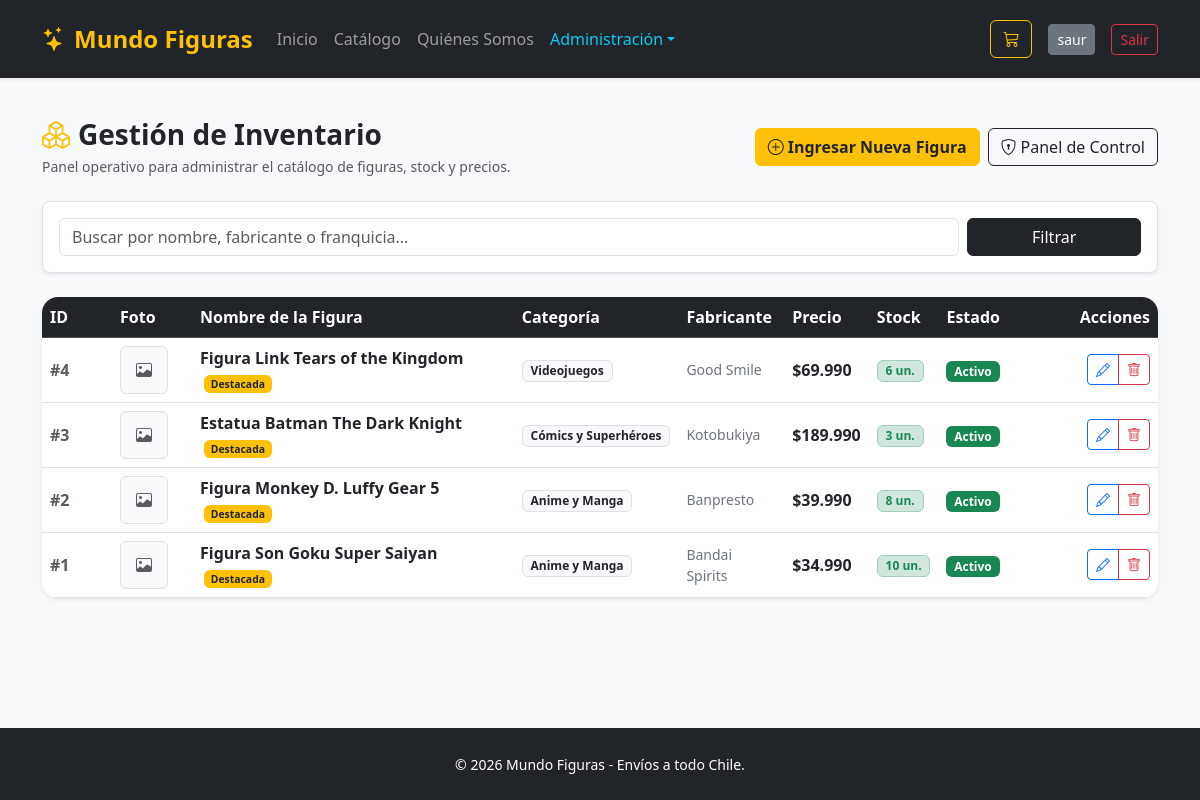
The app's page /catalogo/gestion/ (signed in) with its own data.
### apps/catalogo/models.py (models this page shows, shortened)
class Figura(models.Model):
    nombre = models.CharField(max_length=200, verbose_name="Nombre de la Figura")
    slug = models.SlugField(max_length=220, unique=True, blank=True)
    categoria = models.ForeignKey(Categoria, on_delete=models.PROTECT, related_name="figuras", verbose_name="Categoría")
    fabricante = models.CharField(max_length=100, verbose_name="Fabricante / Marca")
    escala = models.CharField(max_length=50, blank=True, verbose_name="Escala o Altura")
    descripcion = models.TextField(verbose_name="Descripción y Materiales")
    precio = models.DecimalField(max_digits=10, decimal_places=0, validators=[MinValueValidator(0)], verbose_name="Precio en CLP")
    stock = models.PositiveIntegerField(default=0, verbose_name="Stock disponible")
    imagen = models.ImageField(upload_to="figuras/", blank=True, null=True, verbose_name="Fotografía")
    destacado = models.BooleanField(default=False, verbose_name="¿Destacado?")
    activo = models.BooleanField(default=True, verbose_name="¿Disponible?")
    fecha_creacion = models.DateTimeField(auto_now_add=True)
    fecha_actualizacion = models.DateTimeField(auto_now=True)
    class Meta:
        verbose_name_plural = "Figuras Coleccionables"
        ordering = ['-fecha_creacion']
    @property
    def en_stock(self):
        return self.stock > 0
    @property
    def precio_formateado(self):
        return f"${self.precio:,.0f}".replace(",", ".")

class Categoria(models.Model):
    nombre = models.CharField(max_length=100, unique=True, verbose_name="Categoría o Franquicia")
    slug = models.SlugField(max_length=120, unique=True, blank=True, help_text="URL amigable")
    descripcion = models.TextField(blank=True, verbose_name="Descripción")
    activo = models.BooleanField(default=True, verbose_name="¿Activo?")
    creado_en = models.DateTimeField(auto_now_add=True)
    class Meta:
        verbose_name_plural = "Categorías"
        ordering = ['nombre']

### apps/catalogo/views.py (the view)
# urls.py: path('gestion/', views.gestion_figuras, name='gestion'),
@login_required
@user_passes_test(es_administrador, login_url='catalogo:lista')
def gestion_figuras(request):
    query = request.GET.get('q', '').strip()
    figuras = Figura.objects.all().select_related('categoria')
    if query:
        figuras = figuras.filter(Q(nombre__icontains=query) | Q(fabricante__icontains=query))
    paginador = Paginator(figuras.order_by('-fecha_creacion'), 10)
    pagina = paginador.get_page(request.GET.get('page'))
    return render(request, 'catalogo/gestion_figuras.html', {'figuras': pagina, 'query': query})

### apps/catalogo/views.py (called while the page is built)
def es_administrador(user):
    return user.is_authenticated and (user.is_staff or user.is_superuser)

### apps/pedidos/context_processors.py (called while the page is built)
def carrito_context(request):
    carrito = request.session.get('carrito', {})
    total_items = sum(item.get('cantidad', 0) for item in carrito.values())
    return {
        'carrito_total_items': total_items
    }

### apps/catalogo/templates/catalogo/gestion_figuras.html (shortened to what this page needs)
{% extends 'base.html' %}
{% block content %}
<div class="d-flex justify-content-between align-items-center mb-4 flex-wrap gap-2">
    <div>
        <h1 class="h3 fw-bold mb-1"><i class="bi bi-boxes text-warning me-2"></i>Gestión de Inventario</h1>
        <p class="text-muted small mb-0">Panel operativo para administrar el catálogo de figuras, stock y precios.</p>
    </div>
    <div class="d-flex gap-2">
        <a href="{% url 'catalogo:crear' %}" class="btn btn-warning fw-semibold text-dark">
            <i class="bi bi-plus-circle me-1"></i>Ingresar Nueva Figura
        </a>
        <a href="/admin/catalogo/figura/" target="_blank" class="btn btn-outline-dark">
            <i class="bi bi-shield-lock me-1"></i>Panel de Control
        </a>
    </div>
</div>
<div class="card border shadow-sm p-3 mb-4 rounded-3 bg-white">
    <form method="get" class="row g-2">
        <div class="col-md-10">
            <input type="text" name="q" class="form-control" placeholder="Buscar por nombre, fabricante o franquicia..." value="{{ query }}">
        </div>
        <div class="col-md-2 d-grid">
            <button type="submit" class="btn btn-dark">Filtrar</button>
        </div>
    </form>
</div>
<div class="card border-0 shadow-sm rounded-4 overflow-hidden bg-white">
    <div class="table-responsive">
        <table class="table table-hover align-middle mb-0">
            <thead class="table-dark">
                <tr>
                    <th scope="col" style="width: 70px;">ID</th>
                    <th scope="col" style="width: 80px;">Foto</th>
                    <th scope="col">Nombre de la Figura</th>
                    <th scope="col">Categoría</th>
                    <th scope="col">Fabricante</th>
                    <th scope="col">Precio</th>
                    <th scope="col">Stock</th>
                    <th scope="col">Estado</th>
                    <th scope="col" class="text-end" style="width: 150px;">Acciones</th>
                </tr>
            </thead>
            <tbody>
                {% for fig in figuras %}
                <tr>
                    <td class="fw-bold text-muted">#{{ fig.id }}</td>
                    <td>
                        {% if fig.imagen %}
                            <img src="{{ fig.imagen.url }}" alt="{{ fig.nombre }}" class="rounded border" style="width: 48px; height: 48px; object-fit: cover;">
                        {% else %}
                            <div class="bg-light rounded border text-center d-flex align-items-center justify-content-center" style="width: 48px; height: 48px;">
                                <i class="bi bi-image text-muted"></i>
                            </div>
                        {% endif %}
                    </td>
                    <td>
                        <a href="{% url 'catalogo:detalle' fig.slug %}" class="fw-bold text-dark text-decoration-none">
                            {{ fig.nombre }}
                        </a>
                        {% if fig.destacado %}
                            <span class="badge bg-warning text-dark ms-1" style="font-size: 0.65rem;">Destacada</span>
                        {% endif %}
                    </td>
                    <td><span class="badge bg-light text-dark border">{{ fig.categoria.nombre }}</span></td>
                    <td class="text-secondary small">{{ fig.fabricante }}</td>
                    <td class="fw-bold text-dark">{{ fig.precio_formateado }}</td>
                    <td>
                        {% if fig.en_stock %}
                            <span class="badge bg-success-subtle text-success border border-success-subtle">{{ fig.stock }} un.</span>
                        {% else %}
                            <span class="badge bg-danger-subtle text-danger border border-danger-subtle">Sin stock</span>
                        {% endif %}
                    </td>
                    <td>
                        {% if fig.activo %}
                            <span class="badge bg-success">Activo</span>
                        {% else %}
                            <span class="badge bg-secondary">Inactivo</span>
                        {% endif %}
                    </td>
                    <td class="text-end">
                        <div class="btn-group btn-group-sm">
                            <a href="{% url 'catalogo:editar' fig.id %}" class="btn btn-outline-primary" title="Editar Figura">
                                <i class="bi bi-pencil"></i>
                            </a>
                            <a href="{% url 'catalogo:eliminar' fig.id %}" class="btn btn-outline-danger" title="Eliminar Figura">
                                <i class="bi bi-trash"></i>
                            </a>
                        </div>
                    </td>
                </tr>
                {% endfor %}
            </tbody>
        </table>
    </div>
</div>
{% endblock %}

### templates/base.html (shortened to what this page needs)
<!DOCTYPE html>
<html lang="es">
<head>
    <link href="https://cdn.jsdelivr.net/npm/bootstrap@5.3.3/dist/css/bootstrap.min.css" rel="stylesheet">
    <link rel="stylesheet" href="https://cdn.jsdelivr.net/npm/bootstrap-icons@1.11.3/font/bootstrap-icons.min.css">
</head>
<body class="bg-light d-flex flex-column min-vh-100">
    <nav class="navbar navbar-expand-lg navbar-dark bg-dark sticky-top shadow-sm py-3">
        <div class="container">
            <a class="navbar-brand fw-bold text-warning fs-4" href="{% url 'core:inicio' %}">
                <i class="bi bi-stars me-2"></i>Mundo Figuras
            </a>
            <div class="collapse navbar-collapse" id="menu">
                <ul class="navbar-nav me-auto">
                    <li class="nav-item"><a class="nav-link" href="{% url 'core:inicio' %}">Inicio</a></li>
                    <li class="nav-item"><a class="nav-link" href="{% url 'catalogo:lista' %}">Catálogo</a></li>
                    <li class="nav-item"><a class="nav-link" href="{% url 'core:nosotros' %}">Quiénes Somos</a></li>
                    {% if user.is_staff %}
                    <li class="nav-item dropdown">
                        <a class="nav-link dropdown-toggle text-info" href="#" data-bs-toggle="dropdown">Administración</a>
                    </li>
                    {% endif %}
                </ul>
                <div class="d-flex align-items-center gap-3">
                    <a href="{% url 'pedidos:ver' %}" class="btn btn-outline-warning position-relative">
                        <i class="bi bi-cart3"></i>
                    </a>
                    {% if user.is_authenticated %}
                        <a href="{% url 'usuarios:perfil' %}" class="btn btn-secondary btn-sm">{{ user.username }}</a>
                        <a href="{% url 'usuarios:logout' %}" class="btn btn-outline-danger btn-sm">Salir</a>
                    {% else %}
                        <a href="{% url 'usuarios:login' %}" class="btn btn-outline-light btn-sm">Ingresar</a>
                        <a href="{% url 'usuarios:registro' %}" class="btn btn-warning btn-sm fw-semibold">Registrarse</a>
                    {% endif %}
                </div>
            </div>
        </div>
    </nav>
    <main class="container my-4 flex-grow-1">
        {% block content %}{% endblock %}
    </main>
    <footer class="bg-dark text-white py-4 mt-auto">
        <div class="container text-center">
            <small>&copy; 2026 Mundo Figuras - Envíos a todo Chile.</small>
        </div>
    </footer>
</body>
</html>

### records on screen
Figura: id "4", nombre "Figura Link Tears of the Kingdom", destacado "Destacada", categoria.nombre "Videojuegos", fabricante "Good Smile", precio_formateado "$69.990", stock "6", activo "Activo"
Figura: id "3", nombre "Estatua Batman The Dark Knight", destacado "Destacada", categoria.nombre "Cómics y Superhéroes", fabricante "Kotobukiya", precio_formateado "$189.990", stock "3", activo "Activo"
Figura: id "2", nombre "Figura Monkey D. Luffy Gear 5", destacado "Destacada", categoria.nombre "Anime y Manga", fabricante "Banpresto", precio_formateado "$39.990", stock "8", activo "Activo"
Figura: id "1", nombre "Figura Son Goku Super Saiyan", destacado "Destacada", categoria.nombre "Anime y Manga", fabricante "Bandai Spirits", precio_formateado "$34.990", stock "10", activo "Activo"

### other values on screen
{{ user.username }} "saur"
